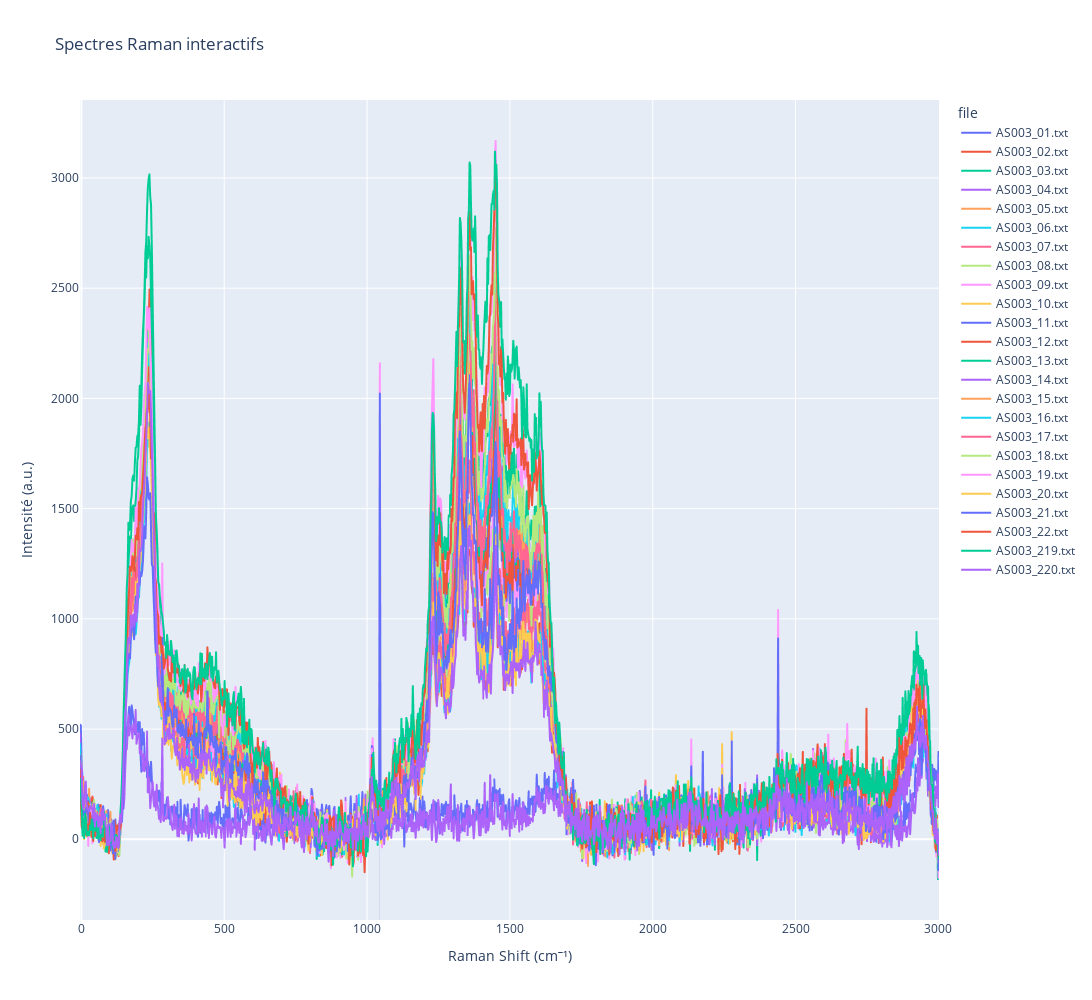

Write notebook code for a chart like this one.
### Markdown cell above
<span style="color: skyblue; font-size: 20px; font-style: bold"> Spectre interactifs </span>

### Code cell
import plotly.express as px

fig = px.line(combined_df, 
              x="Raman Shift", 
              y="Intensity_corrected", 
              color="file",
              title="Spectres Raman interactifs")

fig.update_layout(
    xaxis_title="Raman Shift (cm⁻¹)",
    yaxis_title="Intensité (a.u.)",
    width=1900,   # largeur en pixels
    height=1000   # hauteur en pixels
)

fig.show()

### Figure 1 — Plotly figure (JSON) as saved in the notebook; plotly's stock layout.template omitted (floating-point values rounded to 4 significant figures; data arrays with more than 128 entries replaced by an {"elided": "..."} marker saying what was removed)
{"data": [{"hovertemplate": "file=AS003_01.txt<br>Raman Shift=%{x}<br>Intensity_corrected=%{y}<extra></extra>", "legendgroup": "AS003_01.txt", "line": {"color": "#636efa", "dash": "solid"}, "marker": {"symbol": "circle"}, "mode": "lines", "name": "AS003_01.txt", "showlegend": true, "type": "scattergl", "x": {"elided": "1295 float values"}, "xaxis": "x", "y": {"elided": "1295 float values"}, "yaxis": "y"}, {"hovertemplate": "file=AS003_02.txt<br>Raman Shift=%{x}<br>Intensity_corrected=%{y}<extra></extra>", "legendgroup": "AS003_02.txt", "line": {"color": "#EF553B", "dash": "solid"}, "marker": {"symbol": "circle"}, "mode": "lines", "name": "AS003_02.txt", "showlegend": true, "type": "scattergl", "x": {"elided": "1295 float values"}, "xaxis": "x", "y": {"elided": "1295 float values"}, "yaxis": "y"}, {"hovertemplate": "file=AS003_03.txt<br>Raman Shift=%{x}<br>Intensity_corrected=%{y}<extra></extra>", "legendgroup": "AS003_03.txt", "line": {"color": "#00cc96", "dash": "solid"}, "marker": {"symbol": "circle"}, "mode": "lines", "name": "AS003_03.txt", "showlegend": true, "type": "scattergl", "x": {"elided": "1295 float values"}, "xaxis": "x", "y": {"elided": "1295 float values"}, "yaxis": "y"}, {"hovertemplate": "file=AS003_04.txt<br>Raman Shift=%{x}<br>Intensity_corrected=%{y}<extra></extra>", "legendgroup": "AS003_04.txt", "line": {"color": "#ab63fa", "dash": "solid"}, "marker": {"symbol": "circle"}, "mode": "lines", "name": "AS003_04.txt", "showlegend": true, "type": "scattergl", "x": {"elided": "1295 float values"}, "xaxis": "x", "y": {"elided": "1295 float values"}, "yaxis": "y"}, {"hovertemplate": "file=AS003_05.txt<br>Raman Shift=%{x}<br>Intensity_corrected=%{y}<extra></extra>", "legendgroup": "AS003_05.txt", "line": {"color": "#FFA15A", "dash": "solid"}, "marker": {"symbol": "circle"}, "mode": "lines", "name": "AS003_05.txt", "showlegend": true, "type": "scattergl", "x": {"elided": "1295 float values"}, "xaxis": "x", "y": {"elided": "1295 float values"}, "yaxis": "y"}, {"hovertemplate": "file=AS003_06.txt<br>Raman Shift=%{x}<br>Intensity_corrected=%{y}<extra></extra>", "legendgroup": "AS003_06.txt", "line": {"color": "#19d3f3", "dash": "solid"}, "marker": {"symbol": "circle"}, "mode": "lines", "name": "AS003_06.txt", "showlegend": true, "type": "scattergl", "x": {"elided": "1295 float values"}, "xaxis": "x", "y": {"elided": "1295 float values"}, "yaxis": "y"}, {"hovertemplate": "file=AS003_07.txt<br>Raman Shift=%{x}<br>Intensity_corrected=%{y}<extra></extra>", "legendgroup": "AS003_07.txt", "line": {"color": "#FF6692", "dash": "solid"}, "marker": {"symbol": "circle"}, "mode": "lines", "name": "AS003_07.txt", "showlegend": true, "type": "scattergl", "x": {"elided": "1295 float values"}, "xaxis": "x", "y": {"elided": "1295 float values"}, "yaxis": "y"}, {"hovertemplate": "file=AS003_08.txt<br>Raman Shift=%{x}<br>Intensity_corrected=%{y}<extra></extra>", "legendgroup": "AS003_08.txt", "line": {"color": "#B6E880", "dash": "solid"}, "marker": {"symbol": "circle"}, "mode": "lines", "name": "AS003_08.txt", "showlegend": true, "type": "scattergl", "x": {"elided": "1295 float values"}, "xaxis": "x", "y": {"elided": "1295 float values"}, "yaxis": "y"}, {"hovertemplate": "file=AS003_09.txt<br>Raman Shift=%{x}<br>Intensity_corrected=%{y}<extra></extra>", "legendgroup": "AS003_09.txt", "line": {"color": "#FF97FF", "dash": "solid"}, "marker": {"symbol": "circle"}, "mode": "lines", "name": "AS003_09.txt", "showlegend": true, "type": "scattergl", "x": {"elided": "1295 float values"}, "xaxis": "x", "y": {"elided": "1295 float values"}, "yaxis": "y"}, {"hovertemplate": "file=AS003_10.txt<br>Raman Shift=%{x}<br>Intensity_corrected=%{y}<extra></extra>", "legendgroup": "AS003_10.txt", "line": {"color": "#FECB52", "dash": "solid"}, "marker": {"symbol": "circle"}, "mode": "lines", "name": "AS003_10.txt", "showlegend": true, "type": "scattergl", "x": {"elided": "1295 float values"}, "xaxis": "x", "y": {"elided": "1295 float values"}, "yaxis": "y"}, {"hovertemplate": "file=AS003_11.txt<br>Raman Shift=%{x}<br>Intensity_corrected=%{y}<extra></extra>", "legendgroup": "AS003_11.txt", "line": {"color": "#636efa", "dash": "solid"}, "marker": {"symbol": "circle"}, "mode": "lines", "name": "AS003_11.txt", "showlegend": true, "type": "scattergl", "x": {"elided": "1295 float values"}, "xaxis": "x", "y": {"elided": "1295 float values"}, "yaxis": "y"}, {"hovertemplate": "file=AS003_12.txt<br>Raman Shift=%{x}<br>Intensity_corrected=%{y}<extra></extra>", "legendgroup": "AS003_12.txt", "line": {"color": "#EF553B", "dash": "solid"}, "marker": {"symbol": "circle"}, "mode": "lines", "name": "AS003_12.txt", "showlegend": true, "type": "scattergl", "x": {"elided": "1295 float values"}, "xaxis": "x", "y": {"elided": "1295 float values"}, "yaxis": "y"}, {"hovertemplate": "file=AS003_13.txt<br>Raman Shift=%{x}<br>Intensity_corrected=%{y}<extra></extra>", "legendgroup": "AS003_13.txt", "line": {"color": "#00cc96", "dash": "solid"}, "marker": {"symbol": "circle"}, "mode": "lines", "name": "AS003_13.txt", "showlegend": true, "type": "scattergl", "x": {"elided": "1295 float values"}, "xaxis": "x", "y": {"elided": "1295 float values"}, "yaxis": "y"}, {"hovertemplate": "file=AS003_14.txt<br>Raman Shift=%{x}<br>Intensity_corrected=%{y}<extra></extra>", "legendgroup": "AS003_14.txt", "line": {"color": "#ab63fa", "dash": "solid"}, "marker": {"symbol": "circle"}, "mode": "lines", "name": "AS003_14.txt", "showlegend": true, "type": "scattergl", "x": {"elided": "1295 float values"}, "xaxis": "x", "y": {"elided": "1295 float values"}, "yaxis": "y"}, {"hovertemplate": "file=AS003_15.txt<br>Raman Shift=%{x}<br>Intensity_corrected=%{y}<extra></extra>", "legendgroup": "AS003_15.txt", "line": {"color": "#FFA15A", "dash": "solid"}, "marker": {"symbol": "circle"}, "mode": "lines", "name": "AS003_15.txt", "showlegend": true, "type": "scattergl", "x": {"elided": "1295 float values"}, "xaxis": "x", "y": {"elided": "1295 float values"}, "yaxis": "y"}, {"hovertemplate": "file=AS003_16.txt<br>Raman Shift=%{x}<br>Intensity_corrected=%{y}<extra></extra>", "legendgroup": "AS003_16.txt", "line": {"color": "#19d3f3", "dash": "solid"}, "marker": {"symbol": "circle"}, "mode": "lines", "name": "AS003_16.txt", "showlegend": true, "type": "scattergl", "x": {"elided": "1295 float values"}, "xaxis": "x", "y": {"elided": "1295 float values"}, "yaxis": "y"}, {"hovertemplate": "file=AS003_17.txt<br>Raman Shift=%{x}<br>Intensity_corrected=%{y}<extra></extra>", "legendgroup": "AS003_17.txt", "line": {"color": "#FF6692", "dash": "solid"}, "marker": {"symbol": "circle"}, "mode": "lines", "name": "AS003_17.txt", "showlegend": true, "type": "scattergl", "x": {"elided": "1295 float values"}, "xaxis": "x", "y": {"elided": "1295 float values"}, "yaxis": "y"}, {"hovertemplate": "file=AS003_18.txt<br>Raman Shift=%{x}<br>Intensity_corrected=%{y}<extra></extra>", "legendgroup": "AS003_18.txt", "line": {"color": "#B6E880", "dash": "solid"}, "marker": {"symbol": "circle"}, "mode": "lines", "name": "AS003_18.txt", "showlegend": true, "type": "scattergl", "x": {"elided": "1295 float values"}, "xaxis": "x", "y": {"elided": "1295 float values"}, "yaxis": "y"}, {"hovertemplate": "file=AS003_19.txt<br>Raman Shift=%{x}<br>Intensity_corrected=%{y}<extra></extra>", "legendgroup": "AS003_19.txt", "line": {"color": "#FF97FF", "dash": "solid"}, "marker": {"symbol": "circle"}, "mode": "lines", "name": "AS003_19.txt", "showlegend": true, "type": "scattergl", "x": {"elided": "1295 float values"}, "xaxis": "x", "y": {"elided": "1295 float values"}, "yaxis": "y"}, {"hovertemplate": "file=AS003_20.txt<br>Raman Shift=%{x}<br>Intensity_corrected=%{y}<extra></extra>", "legendgroup": "AS003_20.txt", "line": {"color": "#FECB52", "dash": "solid"}, "marker": {"symbol": "circle"}, "mode": "lines", "name": "AS003_20.txt", "showlegend": true, "type": "scattergl", "x": {"elided": "1295 float values"}, "xaxis": "x", "y": {"elided": "1295 float values"}, "yaxis": "y"}, {"hovertemplate": "file=AS003_21.txt<br>Raman Shift=%{x}<br>Intensity_corrected=%{y}<extra></extra>", "legendgroup": "AS003_21.txt", "line": {"color": "#636efa", "dash": "solid"}, "marker": {"symbol": "circle"}, "mode": "lines", "name": "AS003_21.txt", "showlegend": true, "type": "scattergl", "x": {"elided": "1295 float values"}, "xaxis": "x", "y": {"elided": "1295 float values"}, "yaxis": "y"}, {"hovertemplate": "file=AS003_22.txt<br>Raman Shift=%{x}<br>Intensity_corrected=%{y}<extra></extra>", "legendgroup": "AS003_22.txt", "line": {"color": "#EF553B", "dash": "solid"}, "marker": {"symbol": "circle"}, "mode": "lines", "name": "AS003_22.txt", "showlegend": true, "type": "scattergl", "x": {"elided": "1295 float values"}, "xaxis": "x", "y": {"elided": "1295 float values"}, "yaxis": "y"}, {"hovertemplate": "file=AS003_219.txt<br>Raman Shift=%{x}<br>Intensity_corrected=%{y}<extra></extra>", "legendgroup": "AS003_219.txt", "line": {"color": "#00cc96", "dash": "solid"}, "marker": {"symbol": "circle"}, "mode": "lines", "name": "AS003_219.txt", "showlegend": true, "type": "scattergl", "x": {"elided": "1295 float values"}, "xaxis": "x", "y": {"elided": "1295 float values"}, "yaxis": "y"}, {"hovertemplate": "file=AS003_220.txt<br>Raman Shift=%{x}<br>Intensity_corrected=%{y}<extra></extra>", "legendgroup": "AS003_220.txt", "line": {"color": "#ab63fa", "dash": "solid"}, "marker": {"symbol": "circle"}, "mode": "lines", "name": "AS003_220.txt", "showlegend": true, "type": "scattergl", "x": {"elided": "1295 float values"}, "xaxis": "x", "y": {"elided": "1295 float values"}, "yaxis": "y"}], "layout": {"height": 1000, "legend": {"title": {"text": "file"}, "tracegroupgap": 0}, "title": {"text": "Spectres Raman interactifs"}, "width": 1900, "xaxis": {"anchor": "y", "domain": [0, 1], "title": {"text": "Raman Shift (cm⁻¹)"}}, "yaxis": {"anchor": "x", "domain": [0, 1], "title": {"text": "Intensité (a.u.)"}}}}
